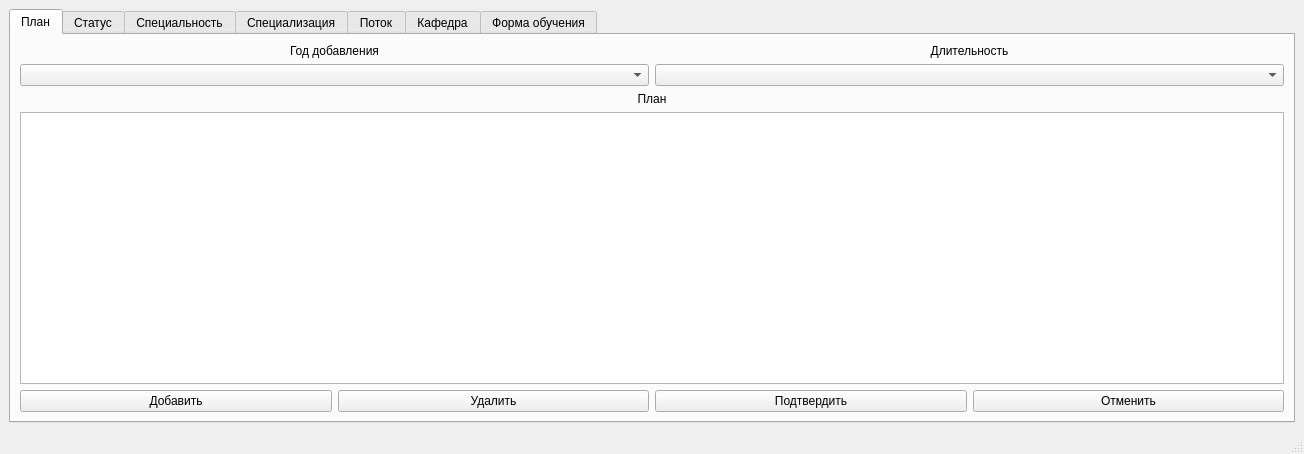
<?xml version="1.0" encoding="UTF-8"?>
<ui version="4.0">
 <class>MainWindow</class>
 <widget class="QMainWindow" name="MainWindow">
  <property name="geometry">
   <rect>
    <x>0</x>
    <y>0</y>
    <width>1304</width>
    <height>454</height>
   </rect>
  </property>
  <property name="windowTitle">
   <string>MainWindow</string>
  </property>
  <widget class="QWidget" name="centralwidget">
   <layout class="QHBoxLayout" name="horizontalLayout">
    <item>
     <widget class="QTabWidget" name="tabWidget">
      <property name="currentIndex">
       <number>0</number>
      </property>
      <widget class="QWidget" name="Plan">
       <attribute name="title">
        <string>План</string>
       </attribute>
       <layout class="QVBoxLayout" name="verticalLayout_7">
        <item>
         <layout class="QHBoxLayout" name="horizontalLayout_12">
          <item>
           <layout class="QVBoxLayout" name="verticalLayout_2">
            <item>
             <widget class="QLabel" name="label_2">
              <property name="text">
               <string>Год добавления</string>
              </property>
              <property name="alignment">
               <set>Qt::AlignCenter</set>
              </property>
             </widget>
            </item>
            <item>
             <widget class="QComboBox" name="PlanCooseYear"/>
            </item>
           </layout>
          </item>
          <item>
           <layout class="QVBoxLayout" name="verticalLayout_3">
            <item>
             <widget class="QLabel" name="label_3">
              <property name="text">
               <string>Длительность</string>
              </property>
              <property name="alignment">
               <set>Qt::AlignCenter</set>
              </property>
             </widget>
            </item>
            <item>
             <widget class="QComboBox" name="PlanChooseDuration"/>
            </item>
           </layout>
          </item>
         </layout>
        </item>
        <item>
         <layout class="QHBoxLayout" name="horizontalLayout_2">
          <item>
           <layout class="QVBoxLayout" name="verticalLayout">
            <item>
             <widget class="QLabel" name="label">
              <property name="text">
               <string>План</string>
              </property>
              <property name="alignment">
               <set>Qt::AlignCenter</set>
              </property>
             </widget>
            </item>
            <item>
             <widget class="QTableView" name="Plan_Plan"/>
            </item>
           </layout>
          </item>
         </layout>
        </item>
        <item>
         <layout class="QHBoxLayout" name="horizontalLayout_9">
          <item>
           <widget class="QPushButton" name="Plan_addB">
            <property name="text">
             <string>Добавить</string>
            </property>
           </widget>
          </item>
          <item>
           <widget class="QPushButton" name="Plan_deleteB">
            <property name="text">
             <string>Удалить</string>
            </property>
           </widget>
          </item>
          <item>
           <widget class="QPushButton" name="Plan_acceptB">
            <property name="text">
             <string>Подтвердить</string>
            </property>
           </widget>
          </item>
          <item>
           <widget class="QPushButton" name="Plan_cancelB">
            <property name="text">
             <string>Отменить</string>
            </property>
           </widget>
          </item>
         </layout>
        </item>
       </layout>
      </widget>
      <widget class="QWidget" name="Status">
       <attribute name="title">
        <string>Статус</string>
       </attribute>
       <layout class="QVBoxLayout" name="verticalLayout_15">
        <item>
         <layout class="QVBoxLayout" name="verticalLayout_5">
          <item>
           <widget class="QLabel" name="label_5">
            <property name="text">
             <string>Статус</string>
            </property>
            <property name="alignment">
             <set>Qt::AlignCenter</set>
            </property>
           </widget>
          </item>
          <item>
           <widget class="QTableView" name="Status_2"/>
          </item>
         </layout>
        </item>
        <item>
         <layout class="QHBoxLayout" name="horizontalLayout_3">
          <item>
           <widget class="QPushButton" name="Status_addB">
            <property name="text">
             <string>Добавить</string>
            </property>
           </widget>
          </item>
          <item>
           <widget class="QPushButton" name="Status_deleteB">
            <property name="text">
             <string>Удалить</string>
            </property>
           </widget>
          </item>
          <item>
           <widget class="QPushButton" name="Status_acceptB">
            <property name="text">
             <string>Подтвердить</string>
            </property>
           </widget>
          </item>
          <item>
           <widget class="QPushButton" name="Status_cancelB">
            <property name="text">
             <string>Отменить</string>
            </property>
           </widget>
          </item>
         </layout>
        </item>
       </layout>
      </widget>
      <widget class="QWidget" name="Specialnost">
       <attribute name="title">
        <string>Специальность</string>
       </attribute>
       <layout class="QVBoxLayout" name="verticalLayout_16">
        <item>
         <layout class="QHBoxLayout" name="horizontalLayout_4">
          <item>
           <layout class="QVBoxLayout" name="verticalLayout_6">
            <item>
             <widget class="QLabel" name="label_6">
              <property name="text">
               <string>Специальность</string>
              </property>
              <property name="alignment">
               <set>Qt::AlignCenter</set>
              </property>
             </widget>
            </item>
            <item>
             <widget class="QTableView" name="Spec_Spec"/>
            </item>
           </layout>
          </item>
         </layout>
        </item>
        <item>
         <layout class="QHBoxLayout" name="horizontalLayout_10">
          <item>
           <widget class="QPushButton" name="Specialnost_addB">
            <property name="text">
             <string>Добавить</string>
            </property>
           </widget>
          </item>
          <item>
           <widget class="QPushButton" name="Specialnost_deleteB">
            <property name="text">
             <string>Удалить</string>
            </property>
           </widget>
          </item>
          <item>
           <widget class="QPushButton" name="Specialnost_acceptB">
            <property name="text">
             <string>Подтвердить</string>
            </property>
           </widget>
          </item>
          <item>
           <widget class="QPushButton" name="Specialnost_cancelB">
            <property name="text">
             <string>Отменить</string>
            </property>
           </widget>
          </item>
         </layout>
        </item>
       </layout>
      </widget>
      <widget class="QWidget" name="Spez">
       <attribute name="title">
        <string>Специализация</string>
       </attribute>
       <layout class="QVBoxLayout" name="verticalLayout_17">
        <item>
         <layout class="QVBoxLayout" name="verticalLayout_8">
          <item>
           <widget class="QLabel" name="label_8">
            <property name="text">
             <string>Специализация</string>
            </property>
            <property name="alignment">
             <set>Qt::AlignCenter</set>
            </property>
           </widget>
          </item>
          <item>
           <widget class="QTableView" name="Spez"/>
          </item>
         </layout>
        </item>
        <item>
         <layout class="QHBoxLayout" name="horizontalLayout_5">
          <item>
           <widget class="QPushButton" name="Spez_addB">
            <property name="text">
             <string>Добавить</string>
            </property>
           </widget>
          </item>
          <item>
           <widget class="QPushButton" name="Spez_deleteB">
            <property name="text">
             <string>Удалить</string>
            </property>
           </widget>
          </item>
          <item>
           <widget class="QPushButton" name="Spez_acceptB">
            <property name="text">
             <string>Подтвердить</string>
            </property>
           </widget>
          </item>
          <item>
           <widget class="QPushButton" name="Spez_cancelB">
            <property name="text">
             <string>Отменить</string>
            </property>
           </widget>
          </item>
         </layout>
        </item>
       </layout>
      </widget>
      <widget class="QWidget" name="Potok">
       <attribute name="title">
        <string>Поток</string>
       </attribute>
       <layout class="QVBoxLayout" name="verticalLayout_11">
        <item>
         <layout class="QHBoxLayout" name="horizontalLayout_11">
          <item>
           <layout class="QVBoxLayout" name="verticalLayout_10">
            <item>
             <widget class="QLabel" name="label_10">
              <property name="text">
               <string>План</string>
              </property>
              <property name="alignment">
               <set>Qt::AlignCenter</set>
              </property>
             </widget>
            </item>
            <item>
             <widget class="QComboBox" name="PotokCoosePlan"/>
            </item>
           </layout>
          </item>
         </layout>
        </item>
        <item>
         <widget class="QTableView" name="Potok_Potok"/>
        </item>
        <item>
         <layout class="QHBoxLayout" name="horizontalLayout_6">
          <item>
           <widget class="QPushButton" name="Potok_addB">
            <property name="text">
             <string>Добавить</string>
            </property>
           </widget>
          </item>
          <item>
           <widget class="QPushButton" name="Potok_deleteB">
            <property name="text">
             <string>Удалить</string>
            </property>
           </widget>
          </item>
          <item>
           <widget class="QPushButton" name="Potok_acceptB_5">
            <property name="text">
             <string>Подтвердить</string>
            </property>
           </widget>
          </item>
          <item>
           <widget class="QPushButton" name="Potok_cancelB">
            <property name="text">
             <string>Отменить</string>
            </property>
           </widget>
          </item>
         </layout>
        </item>
       </layout>
      </widget>
      <widget class="QWidget" name="Kafedra">
       <attribute name="title">
        <string>Кафедра</string>
       </attribute>
       <layout class="QVBoxLayout" name="verticalLayout_19">
        <item>
         <layout class="QVBoxLayout" name="verticalLayout_12">
          <item>
           <widget class="QLabel" name="label_12">
            <property name="text">
             <string>Кафедра</string>
            </property>
            <property name="alignment">
             <set>Qt::AlignCenter</set>
            </property>
           </widget>
          </item>
          <item>
           <widget class="QTableView" name="Kaf"/>
          </item>
         </layout>
        </item>
        <item>
         <layout class="QHBoxLayout" name="horizontalLayout_7">
          <item>
           <widget class="QPushButton" name="Kafedra_addB">
            <property name="text">
             <string>Добавить</string>
            </property>
           </widget>
          </item>
          <item>
           <widget class="QPushButton" name="Kafedra_deleteB">
            <property name="text">
             <string>Удалить</string>
            </property>
           </widget>
          </item>
          <item>
           <widget class="QPushButton" name="Kafedra_acceptB">
            <property name="text">
             <string>Подтвердить</string>
            </property>
           </widget>
          </item>
          <item>
           <widget class="QPushButton" name="Kafedra_cancelB">
            <property name="text">
             <string>Отменить</string>
            </property>
           </widget>
          </item>
         </layout>
        </item>
       </layout>
      </widget>
      <widget class="QWidget" name="Forma_obucheniya">
       <attribute name="title">
        <string>Форма обучения</string>
       </attribute>
       <layout class="QVBoxLayout" name="verticalLayout_20">
        <item>
         <layout class="QVBoxLayout" name="verticalLayout_13">
          <item>
           <widget class="QLabel" name="label_13">
            <property name="text">
             <string>Форма обучения</string>
            </property>
            <property name="alignment">
             <set>Qt::AlignCenter</set>
            </property>
           </widget>
          </item>
          <item>
           <widget class="QTableView" name="Forma"/>
          </item>
         </layout>
        </item>
        <item>
         <layout class="QHBoxLayout" name="horizontalLayout_8">
          <item>
           <widget class="QPushButton" name="Forma_addB">
            <property name="text">
             <string>Добавить</string>
            </property>
           </widget>
          </item>
          <item>
           <widget class="QPushButton" name="Forma_deleteB">
            <property name="text">
             <string>Удалить</string>
            </property>
           </widget>
          </item>
          <item>
           <widget class="QPushButton" name="Forma_acceptB">
            <property name="text">
             <string>Подтвердить</string>
            </property>
           </widget>
          </item>
          <item>
           <widget class="QPushButton" name="Forma_cancelB">
            <property name="text">
             <string>Отменить</string>
            </property>
           </widget>
          </item>
         </layout>
        </item>
       </layout>
      </widget>
     </widget>
    </item>
   </layout>
  </widget>
  <widget class="QMenuBar" name="menubar">
   <property name="geometry">
    <rect>
     <x>0</x>
     <y>0</y>
     <width>1304</width>
     <height>22</height>
    </rect>
   </property>
  </widget>
  <widget class="QStatusBar" name="statusbar"/>
 </widget>
 <resources/>
 <connections/>
</ui>
